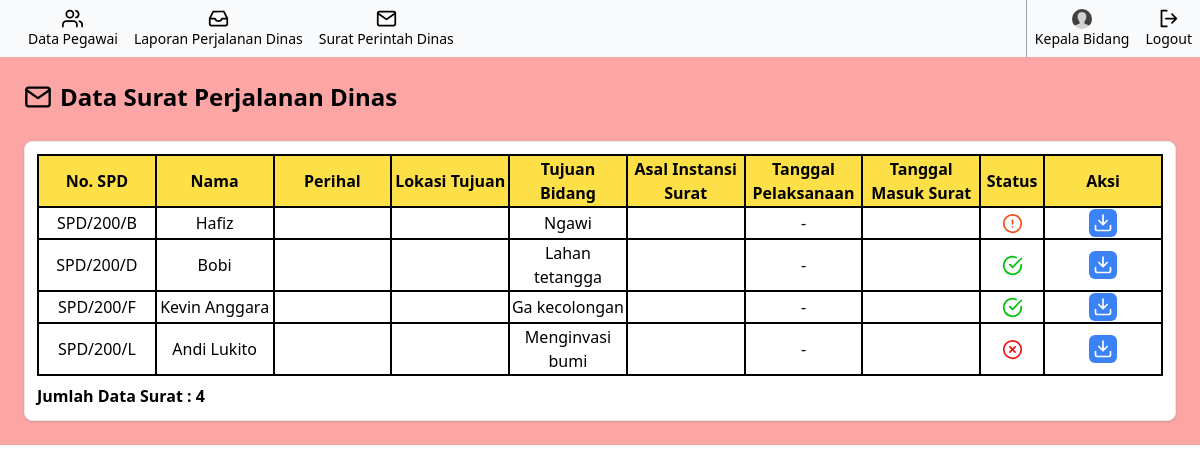
The app's page /kabid/spd.php, older data.
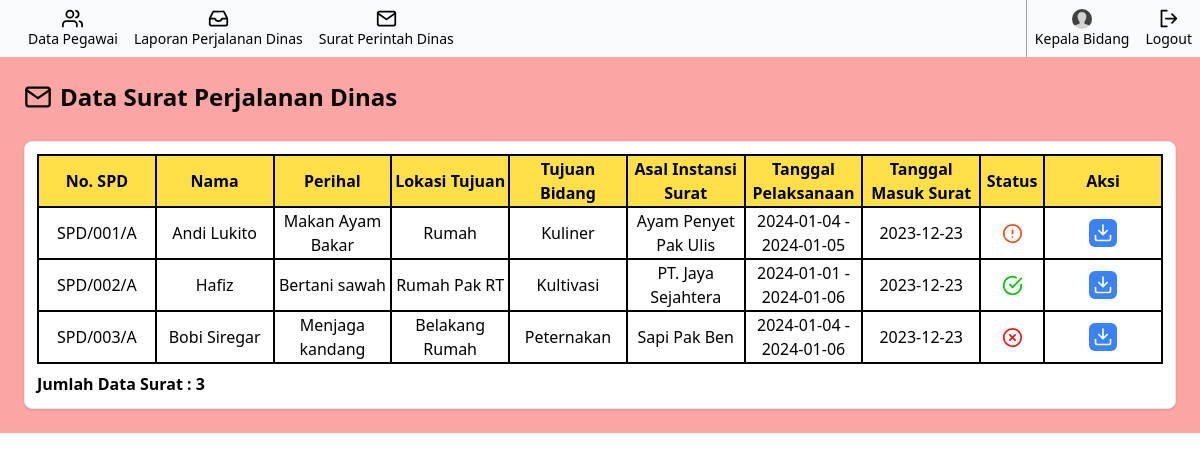
The same page, newer data.
### tables this page shows
CREATE TABLE `spd` (
  `no_spd` varchar(50) NOT NULL,
  `petugas` varchar(50) NOT NULL,
  `perihal` text NOT NULL,
  `lokasi` varchar(100) NOT NULL,
  `verify` int(1) NOT NULL,
  `filename` varchar(100) NOT NULL,
  `tujuan` varchar(100) NOT NULL,
  `asal` varchar(100) NOT NULL,
  `dateIn` date NOT NULL,
  `dateOut` date NOT NULL,
  `dateSend` date NOT NULL
);

### kabid/spd.php (the view, shortened to what the changed rows need)
<?php
    include "../config/connection.php";
    $query = mysqli_query($conn, 'SELECT * FROM spd');
?>
<!doctype html>
<html>
    <head>
        <link href="../output.css" rel="stylesheet">
    </head>
    <body>
        <section class="h-full">
            <?php include '../components/sidebar_k.php' ?>
            <div class="p-6 bg-red-300">
                <div class="flex items-center mb-7">
                    <h1 class="text-2xl pl-2 font-semibold">Data Surat Perjalanan Dinas</h1>
                </div>
                <div class="flex flex-col shadow rounded-lg border bg-white p-3">
                    <table class="table-fixed w-full">
                        <tr class="bg-yellow-300">
                            <th class="p-2">No. SPD</th>
                            <th>Nama</th>
                            <th>Perihal</th>
                            <th>Lokasi Tujuan</th>
                            <th>Tujuan Bidang</th>
                            <th>Asal Instansi Surat</th>
                            <th>Tanggal Pelaksanaan</th>
                            <th>Tanggal Masuk Surat</th>
                            <th class="w-16">Status</th>
                            <th>Aksi</th>
                        </tr>
                        <?php
                            if($query){
                                while($row = mysqli_fetch_array($query)){
                                    ?>
                                    <tr class="text-center">
                                        <td><?php echo $row['no_spd'];?></td>
                                        <td><?php echo $row['petugas'];?></td>
                                        <td class="break-words"><?php echo $row['perihal'];?></td>
                                        <td><?php echo $row['lokasi'];?></td>
                                        <td><?php echo $row['tujuan'];?></td>
                                        <td><?php echo $row['asal'];?></td>
                                        <td><?php echo "$row[dateIn] - $row[dateOut]";?></td>
                                        <td><?php echo $row['dateSend'];?></td>
                                        <td>
                                            <div class="flex justify-center">
                                                <?php
                                                if($row['verify'] == 1){
                                                    echo '<svg xmlns="http://www.w3.org/2000/svg" width="21" height="21" viewBox="0 0 24 24" fill="none" stroke="#ed5217" stroke-width="2" stroke-linecap="round" stroke-linejoin="round"><circle cx="12" cy="12" r="10"></circle><line x1="12" y1="8" x2="12" y2="12"></line><line x1="12" y1="16" x2="12.01" y2="16"></line></svg>';
                                                }else if($row['verify'] == 2){
                                                    echo '<svg xmlns="http://www.w3.org/2000/svg" width="21" height="21" viewBox="0 0 24 24" fill="none" stroke="#ed1717" stroke-width="2" stroke-linecap="round" stroke-linejoin="round"><circle cx="12" cy="12" r="10"></circle><line x1="15" y1="9" x2="9" y2="15"></line><line x1="9" y1="9" x2="15" y2="15"></line></svg>';
                                                }else{
                                                    echo '<svg xmlns="http://www.w3.org/2000/svg" width="21" height="21" viewBox="0 0 24 24" fill="none" stroke="#03c30d" stroke-width="2" stroke-linecap="round" stroke-linejoin="round"><path d="M22 11.08V12a10 10 0 1 1-5.93-9.14"></path><polyline points="22 4 12 14.01 9 11.01"></polyline></svg>';
                                                }
                                                ?>
                                            </div>
                                        </td>
                                        <td>
                                            <div class="flex flex-row justify-around">
                                                <a href="download.php?path=../files/<?php echo $row['filename'] ?>" class="block downloadicon bg-blue-500 p-1 rounded-md cursor-pointer">
                                                    <svg xmlns="http://www.w3.org/2000/svg" width="20" height="20" viewBox="0 0 24 24" fill="none" stroke="#ffffff" stroke-width="2" stroke-linecap="round" stroke-linejoin="round"><path d="M3 15v4c0 1.1.9 2 2 2h14a2 2 0 0 0 2-2v-4M17 9l-5 5-5-5M12 12.8V2.5"/></svg>
                                                </a>
                                            </div>
                                        </td>
                                    </tr>
                                    <?php
                                }
                            }else{
                                ?>
                                <tr>
                                    <td colspan="6">Ga ada apa-apa disana!</td>
                                </tr>
                                <?php
                            }
                        ?>
                    </table>
                    <p class="mt-2 font-semibold">Jumlah Data Surat : <?php
                        echo mysqli_num_rows($query);
                    ?></p>
                </div>
            </div>
        </section>
    </body>
</html>

Row changes from the older to the newer data that the page shows:
removed spd: no_spd "SPD/200/B", petugas "Hafiz", tujuan "Ngawi", verify 1 (drawn)
removed spd: no_spd "SPD/200/D", petugas "Bobi", tujuan "Lahan tetangga", verify 0 (drawn)
removed spd: no_spd "SPD/200/F", petugas "Kevin Anggara", tujuan "Ga kecolongan", verify 0 (drawn)
removed spd: no_spd "SPD/200/L", petugas "Andi Lukito", tujuan "Menginvasi bumi", verify 2 (drawn)
added spd: no_spd "SPD/001/A", petugas "Andi Lukito", perihal "Makan Ayam Bakar", lokasi "Rumah", tujuan "Kuliner", asal "Ayam Penyet Pak Ulis", dateIn "2024-01-04", dateOut "2024-01-05", dateSend "2023-12-23", verify 1 (drawn)
added spd: no_spd "SPD/002/A", petugas "Hafiz", perihal "Bertani sawah", lokasi "Rumah Pak RT", tujuan "Kultivasi", asal "PT. Jaya Sejahtera", dateIn "2024-01-01", dateOut "2024-01-06", dateSend "2023-12-23", verify 0 (drawn)
added spd: no_spd "SPD/003/A", petugas "Bobi Siregar", perihal "Menjaga kandang", lokasi "Belakang Rumah", tujuan "Peternakan", asal "Sapi Pak Ben", dateIn "2024-01-04", dateOut "2024-01-06", dateSend "2023-12-23", verify 2 (drawn)
Text that changed along with them:
mysqli_num_rows($query): "4" → "3"
